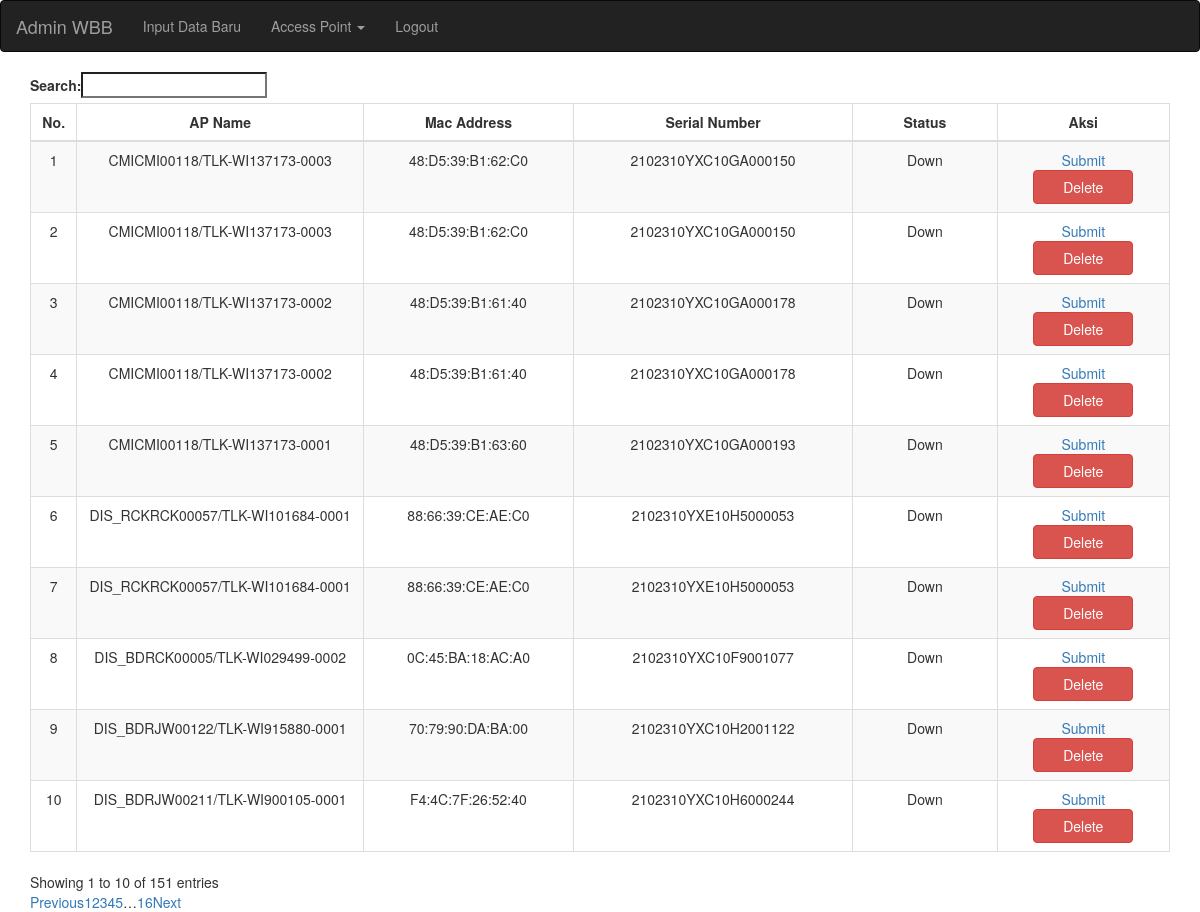
Page /wp-admin.php (signed in) on the committed database.
### tables this page shows
CREATE TABLE `gudang` (
  `id_gudang` int(16) NOT NULL,
  `ap_name` varchar(100) NOT NULL,
  `mac_address` varchar(100) NOT NULL,
  `serial_number` varchar(100) NOT NULL,
  `lokasi` varchar(200) NOT NULL,
  `status` varchar(20) NOT NULL,
  `tanggal_masuk` date NOT NULL,
  `tanggal_keluar` date NOT NULL,
  `keterangan` varchar(100) NOT NULL,
  `kondisi` varchar(20) NOT NULL
);

CREATE TABLE `apdown` (
  `id_ap` int(16) NOT NULL,
  `ap_name` varchar(100) NOT NULL,
  `mac_address` varchar(50) NOT NULL,
  `serial_number` varchar(50) NOT NULL,
  `lokasi` varchar(200) NOT NULL,
  `status` varchar(20) NOT NULL
);

### wp-admin.php (the view, shortened to what this page needs)
<!DOCTYPE html>
<?php include "config.php"; ?>
<html>
<head>
	<link rel="stylesheet" href="https://maxcdn.bootstrapcdn.com/bootstrap/3.3.7/css/bootstrap.min.css">
</head>
<?php
	$i = 1;
	$query = mysqli_query($conn, "SELECT * FROM gudang INNER JOIN apdown ON gudang.mac_address = apdown.mac_address;");
?>
<body>
	<div>
        <nav class="navbar navbar-inverse">
  			<div class="container-fluid">
    		<div class="navbar-header">
      			<a class="navbar-brand" href="#">Admin WBB</a>
    		</div>
    			<ul class="nav navbar-nav">
      				<li><a href="insertbaru.php">Input Data Baru</a></li>
      				<li class="dropdown">
        			<a class="dropdown-toggle" data-toggle="dropdown" href="#">Access Point
        			<span class="caret"></span></a>
      				</li>
      				<li><a href="logout.php">Logout</a></li>
    			</ul>
  			</div>
		</nav>
	<div class="container">
		<table id="example" class="table table-striped table-bordered" style="width:100%">
			<thead>
				<tr>
					<th style="width: 40px; text-align: center;">No.</th>
					<th style="width: 100px; text-align: center;">AP Name</th>
					<th style="width: 100px; text-align: center;">Mac Address</th>
					<th style="width: 100px; text-align: center;">Serial Number</th>
					<th style="width: 100px; text-align: center;">Status</th>
					<th style="width: 100px; text-align: center;">Aksi</th>
				</tr>
			</thead>
			<tbody>
				<?php while ($key = mysqli_fetch_array($query)){?>
				<tr>
					<td style="text-align: center;"><?php echo $i; ?></td>
					<td style="text-align: center;"><?php echo $key['ap_name']; ?></td>
					<td style="text-align: center;"><?php echo $key['mac_address']; ?></td>
					<td style="text-align: center;"><?php echo $key['serial_number']; ?></td>
					<td style="text-align: center;"><?php echo $key['status']; ?></td>
					<td style="text-align: center;"><a href="editdata.php?mac_address=<?php echo $key['mac_address']; ?>">Submit</a>
					<form action="aksi.php" method="post" accept-charset="utf-8">
						<input type="submit" name="delete" class="btn btn-danger aw" value="Delete">
					</form>
					</td>
				</tr>
				<?php $i++; }; ?>
			</tbody>
		</table>
	</div>
</body>
</html>

### wp-admin.php (style rules this page uses)
.aw { width: 100px; }

### rows in the picture
gudang: apdown.ap_name "CMICMI00118/TLK-WI137173-0003", apdown.mac_address "48:D5:39:B1:62:C0", apdown.serial_number "2102310YXC10GA000150", apdown.status "Down"
gudang: apdown.ap_name "CMICMI00118/TLK-WI137173-0003", apdown.mac_address "48:D5:39:B1:62:C0", apdown.serial_number "2102310YXC10GA000150", apdown.status "Down"
gudang: apdown.ap_name "CMICMI00118/TLK-WI137173-0002", apdown.mac_address "48:D5:39:B1:61:40", apdown.serial_number "2102310YXC10GA000178", apdown.status "Down"
gudang: apdown.ap_name "CMICMI00118/TLK-WI137173-0002", apdown.mac_address "48:D5:39:B1:61:40", apdown.serial_number "2102310YXC10GA000178", apdown.status "Down"
gudang: apdown.ap_name "CMICMI00118/TLK-WI137173-0001", apdown.mac_address "48:D5:39:B1:63:60", apdown.serial_number "2102310YXC10GA000193", apdown.status "Down"
gudang: apdown.ap_name "DIS_RCKRCK00057/TLK-WI101684-0001", apdown.mac_address "88:66:39:CE:AE:C0", apdown.serial_number "2102310YXE10H5000053", apdown.status "Down"
gudang: apdown.ap_name "DIS_RCKRCK00057/TLK-WI101684-0001", apdown.mac_address "88:66:39:CE:AE:C0", apdown.serial_number "2102310YXE10H5000053", apdown.status "Down"
gudang: apdown.ap_name "DIS_BDRCK00005/TLK-WI029499-0002", apdown.mac_address "0C:45:BA:18:AC:A0", apdown.serial_number "2102310YXC10F9001077", apdown.status "Down"
gudang: apdown.ap_name "DIS_BDRJW00122/TLK-WI915880-0001", apdown.mac_address "70:79:90:DA:BA:00", apdown.serial_number "2102310YXC10H2001122", apdown.status "Down"
gudang: apdown.ap_name "DIS_BDRJW00211/TLK-WI900105-0001", apdown.mac_address "F4:4C:7F:26:52:40", apdown.serial_number "2102310YXC10H6000244", apdown.status "Down"
